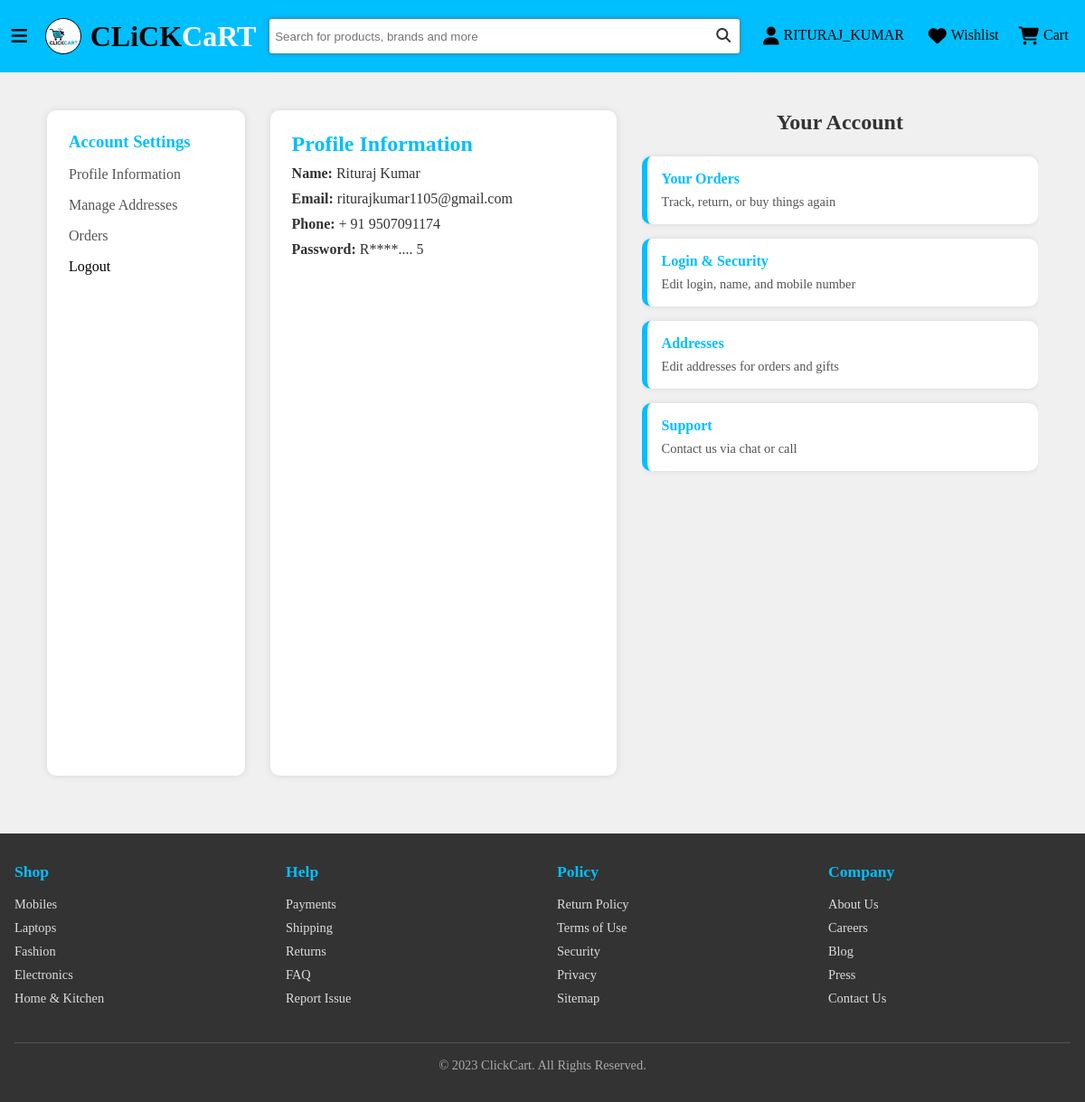
The app's page /profile (signed in) with its own data.
### APP/models.py (models this page shows, shortened)
class User(models.Model):
    email = models.EmailField(max_length=50, primary_key=True)
    fullName = models.CharField(null=False, max_length=30)
    password = models.CharField(null=False, max_length=20)
    mobile = models.IntegerField(default=0)

### APP/views.py (the view)
# urls.py: path("profile", profile, name="profile"),
def profile(request):
    if "email" not in request.session.keys():
        return render(request, "home.html")
    else:
        user = User.objects.filter(email=request.session["email"])
        address = Address.objects.filter(email=request.session["email"])
        orders = Order.objects.filter(email=request.session["email"])
        context = {
            "user": user.first(),
            "address": address,
            "orders": orders,
        }
        return render(request, "profile.html", context)

### APP/templates/profile.html (shortened to what this page needs)
{% extends "master.html" %}
{% load static %}
{% block content %}
<link rel="stylesheet" href="{% static 'profile.css' %}">
<div class="container">
    <aside class="sidebar">
        <h3>Account Settings</h3>
        <ul>
            <li onclick="showSection('profile2')">Profile Information</li>
            <li onclick="showSection('address')">Manage Addresses</li>
            <li onclick="showSection('orders')">Orders</li>
            <li onclick="showSection('logout')"><a href="{% url 'APP:logout' %}">Logout</a></li>
        </ul>
    </aside>
    <section class="middle-section">
        <div id="profile2" class="section active">
            <h2>Profile Information</h2>
            <p><strong>Name:</strong> {{user.fullName}}</p>
            <p><strong>Email:</strong> {{user.email}}</p>
            <p><strong>Phone:</strong> + 91 {{user.mobile}}</p>
            <p><strong>Password:</strong> {{user.password | first}}****.... {{user.password | last}}</p>
        </div>
    </section>
    <section class="your-account">
        <h2>Your Account</h2>
        <div class="card-grid">
            <div class="card" onclick="showSection('orders')">
                <h4>Your Orders</h4>
                <p>Track, return, or buy things again</p>
            </div>
            <div class="card">
                <a href="{% url 'APP:registration' %}?email={{user.email}}">
                    <h4>Login & Security</h4>
                    <p>Edit login, name, and mobile number</p>
                </a>
            </div>
            <div class="card">
                <a href="{% url 'APP:editAddress' %}">
                    <h4>Addresses</h4>
                    <p>Edit addresses for orders and gifts</p>
                </a>
            </div>
            <div class="card">
                <h4>Support</h4>
                <p>Contact us via chat or call</p>
            </div>
        </div>
    </section>
</div>
{% endblock %}

### APP/static/style.css (style rules this page uses)
* { margin: 0; padding: 0; box-sizing: border-box; }
body { font-family: 'Times New Roman', Times, serif; background-color: #fff; }
:root { --main-bg-color: #00bfff; }
a { text-decoration: none; color: black; }
.container { margin-top: 20px; }

### APP/static/home.css (style rules this page uses)
* { box-sizing: border-box; margin: 0; padding: 0; }
body { background-color: #f0f0f0; color: #333; }

### APP/static/profile.css (style rules this page uses)
.container { display: flex; flex-direction: row; justify-content: space-between; padding: 2rem 1rem; gap: 1rem; }
.sidebar { width: 20%; background-color: #ffffff; padding: 1.5rem; border-radius: 10px; box-shadow: 0 0 8px rgba(0, 0, 0, 0.1); }
.sidebar h3 { margin-bottom: 1rem; color: #00bfff; }
.sidebar ul { list-style: none; }
.sidebar ul li { margin-bottom: 1rem; cursor: pointer; color: #555; transition: color 0.2s; }
.middle-section h2 { color: #00bfff; margin-bottom: 10px; }
.middle-section p { color: #333; font-size: 1rem; }
.section.active { display: block; }
.your-account { width: 40%; }
.your-account h2 { margin-bottom: 1.5rem; color: #333; text-align: center; }
.card-grid { display: grid; grid-template-columns: 1fr 1fr; gap: 1rem; }
.card { background-color: #ffffff; padding: 1rem; border-radius: 10px; box-shadow: 0 0 6px rgba(0, 0, 0, 0.1); transition: transform 0.2s ease; cursor: pointer; border-left: 6px solid #00bfff; }
.card h4 { margin-bottom: 0.5rem; color: #00bfff; }
.card p { color: #555; font-size: 0.9rem; }
html, body { height: 100%; }
.container { height: 100vh; flex-direction: row; align-items: stretch; gap: 1rem; }
.sidebar, .middle-section, .your-account { height: 100%; overflow-y: auto; }
.card-grid { display: flex; flex-direction: column; gap: 1rem; }

### records on screen
User: fullName "Rituraj Kumar", email "riturajkumar1105@gmail.com", mobile "9507091174", password|first "R", password|last "5"

### other values on screen
{{ request.session.fullName | upper }} "RITURAJ_KUMAR"
